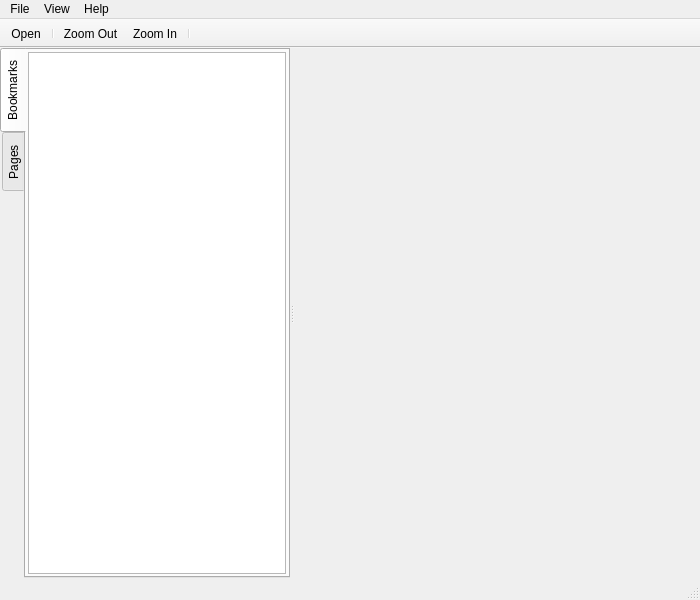
<?xml version="1.0" encoding="UTF-8"?>
<ui version="4.0">
 <class>MainWindow</class>
 <widget class="QMainWindow" name="MainWindow">
  <property name="geometry">
   <rect>
    <x>0</x>
    <y>0</y>
    <width>700</width>
    <height>600</height>
   </rect>
  </property>
  <property name="windowTitle">
   <string>PDF to audio</string>
  </property>
  <property name="unifiedTitleAndToolBarOnMac">
   <bool>true</bool>
  </property>
  <widget class="QWidget" name="centralWidget">
   <layout class="QVBoxLayout" name="verticalLayout">
    <property name="spacing">
     <number>0</number>
    </property>
    <property name="leftMargin">
     <number>0</number>
    </property>
    <property name="topMargin">
     <number>0</number>
    </property>
    <property name="rightMargin">
     <number>0</number>
    </property>
    <property name="bottomMargin">
     <number>0</number>
    </property>
    <item>
     <widget class="QWidget" name="widget" native="true">
      <layout class="QVBoxLayout" name="verticalLayout_2">
       <property name="spacing">
        <number>0</number>
       </property>
       <property name="leftMargin">
        <number>0</number>
       </property>
       <property name="topMargin">
        <number>0</number>
       </property>
       <property name="rightMargin">
        <number>0</number>
       </property>
       <property name="bottomMargin">
        <number>0</number>
       </property>
       <item>
        <widget class="QSplitter" name="splitter">
         <property name="orientation">
          <enum>Qt::Horizontal</enum>
         </property>
         <widget class="QTabWidget" name="tabWidget">
          <property name="sizePolicy">
           <sizepolicy hsizetype="Preferred" vsizetype="Expanding">
            <horstretch>0</horstretch>
            <verstretch>0</verstretch>
           </sizepolicy>
          </property>
          <property name="tabPosition">
           <enum>QTabWidget::West</enum>
          </property>
          <property name="currentIndex">
           <number>0</number>
          </property>
          <property name="documentMode">
           <bool>false</bool>
          </property>
          <widget class="QWidget" name="bookmarkTab">
           <attribute name="title">
            <string>Bookmarks</string>
           </attribute>
           <layout class="QVBoxLayout" name="verticalLayout_3">
            <property name="spacing">
             <number>0</number>
            </property>
            <property name="leftMargin">
             <number>2</number>
            </property>
            <property name="topMargin">
             <number>2</number>
            </property>
            <property name="rightMargin">
             <number>2</number>
            </property>
            <property name="bottomMargin">
             <number>2</number>
            </property>
            <item>
             <widget class="QTreeView" name="bookmarkView">
              <property name="sizePolicy">
               <sizepolicy hsizetype="Preferred" vsizetype="Expanding">
                <horstretch>0</horstretch>
                <verstretch>0</verstretch>
               </sizepolicy>
              </property>
              <property name="headerHidden">
               <bool>true</bool>
              </property>
             </widget>
            </item>
           </layout>
          </widget>
          <widget class="QWidget" name="pagesTab">
           <attribute name="title">
            <string>Pages</string>
           </attribute>
          </widget>
         </widget>
         <widget class="QPdfView" name="pdfView" native="true">
          <property name="sizePolicy">
           <sizepolicy hsizetype="Expanding" vsizetype="Expanding">
            <horstretch>10</horstretch>
            <verstretch>0</verstretch>
           </sizepolicy>
          </property>
         </widget>
        </widget>
       </item>
      </layout>
     </widget>
    </item>
   </layout>
  </widget>
  <widget class="QMenuBar" name="menuBar">
   <property name="geometry">
    <rect>
     <x>0</x>
     <y>0</y>
     <width>700</width>
     <height>23</height>
    </rect>
   </property>
   <widget class="QMenu" name="menuFile">
    <property name="title">
     <string>File</string>
    </property>
    <addaction name="actionOpen"/>
    <addaction name="actionQuit"/>
   </widget>
   <widget class="QMenu" name="menuHelp">
    <property name="title">
     <string>Help</string>
    </property>
    <addaction name="actionAbout"/>
    <addaction name="actionAbout_Qt"/>
   </widget>
   <widget class="QMenu" name="menuView">
    <property name="title">
     <string>View</string>
    </property>
    <addaction name="actionZoom_In"/>
    <addaction name="actionZoom_Out"/>
    <addaction name="actionPrevious_Page"/>
    <addaction name="actionNext_Page"/>
    <addaction name="separator"/>
    <addaction name="actionContinuous"/>
   </widget>
   <addaction name="menuFile"/>
   <addaction name="menuView"/>
   <addaction name="menuHelp"/>
  </widget>
  <widget class="QToolBar" name="mainToolBar">
   <property name="movable">
    <bool>false</bool>
   </property>
   <property name="floatable">
    <bool>false</bool>
   </property>
   <attribute name="toolBarArea">
    <enum>TopToolBarArea</enum>
   </attribute>
   <attribute name="toolBarBreak">
    <bool>false</bool>
   </attribute>
   <addaction name="actionOpen"/>
   <addaction name="separator"/>
   <addaction name="actionZoom_Out"/>
   <addaction name="actionZoom_In"/>
   <addaction name="separator"/>
  </widget>
  <widget class="QStatusBar" name="statusBar"/>
  <action name="actionOpen">
   <property name="icon">
    <iconset theme="document-open" resource="resources.qrc">
     <normaloff>:/icons/images/document-open.svgz</normaloff>:/icons/images/document-open.svgz</iconset>
   </property>
   <property name="text">
    <string>Open...</string>
   </property>
   <property name="shortcut">
    <string>Ctrl+O</string>
   </property>
  </action>
  <action name="actionQuit">
   <property name="icon">
    <iconset theme="application-exit"/>
   </property>
   <property name="text">
    <string>Quit</string>
   </property>
   <property name="shortcut">
    <string>Ctrl+Q</string>
   </property>
  </action>
  <action name="actionAbout">
   <property name="icon">
    <iconset theme="help-about"/>
   </property>
   <property name="text">
    <string>About</string>
   </property>
  </action>
  <action name="actionAbout_Qt">
   <property name="text">
    <string>About Qt</string>
   </property>
  </action>
  <action name="actionZoom_In">
   <property name="icon">
    <iconset theme="zoom-in" resource="resources.qrc">
     <normaloff>:/icons/images/zoom-in.svgz</normaloff>:/icons/images/zoom-in.svgz</iconset>
   </property>
   <property name="text">
    <string>Zoom In</string>
   </property>
   <property name="shortcut">
    <string>Ctrl++</string>
   </property>
  </action>
  <action name="actionZoom_Out">
   <property name="icon">
    <iconset theme="zoom-out" resource="resources.qrc">
     <normaloff>:/icons/images/zoom-out.svgz</normaloff>:/icons/images/zoom-out.svgz</iconset>
   </property>
   <property name="text">
    <string>Zoom Out</string>
   </property>
   <property name="shortcut">
    <string>Ctrl+-</string>
   </property>
  </action>
  <action name="actionPrevious_Page">
   <property name="icon">
    <iconset theme="go-previous-view-page" resource="resources.qrc">
     <normaloff>:/icons/images/go-previous-view-page.svgz</normaloff>:/icons/images/go-previous-view-page.svgz</iconset>
   </property>
   <property name="text">
    <string>Previous Page</string>
   </property>
   <property name="shortcut">
    <string>PgUp</string>
   </property>
  </action>
  <action name="actionNext_Page">
   <property name="icon">
    <iconset theme="go-next-view-page" resource="resources.qrc">
     <normaloff>:/icons/images/go-next-view-page.svgz</normaloff>:/icons/images/go-next-view-page.svgz</iconset>
   </property>
   <property name="text">
    <string>Next Page</string>
   </property>
   <property name="shortcut">
    <string>PgDown</string>
   </property>
  </action>
  <action name="actionContinuous">
   <property name="checkable">
    <bool>true</bool>
   </property>
   <property name="text">
    <string>Continuous</string>
   </property>
  </action>


<action name="actionConvert">
   <property name="enabled">
    <bool>false</bool>
   </property>
   <property name="icon">
    <iconset resource="resources.qrc">
     <normaloff>:/icons/images/go-next-view.svgz</normaloff>:/icons/images/go-next-view.svgz</iconset>
   </property>
   <property name="text">
    <string>Convert</string>
   </property>
   <property name="toolTip">
    <string>convert pdf to audio</string>
   </property>
  </action>


 </widget>
 <layoutdefault spacing="6" margin="11"/>
 <customwidgets>
  <customwidget>
   <class>QPdfView</class>
   <extends>QWidget</extends>
   <header location="global">qpdfview.h</header>
   <container>1</container>
  </customwidget>
 </customwidgets>
 <resources>
  <include location="resources.qrc"/>
 </resources>
 <connections/>
</ui>
